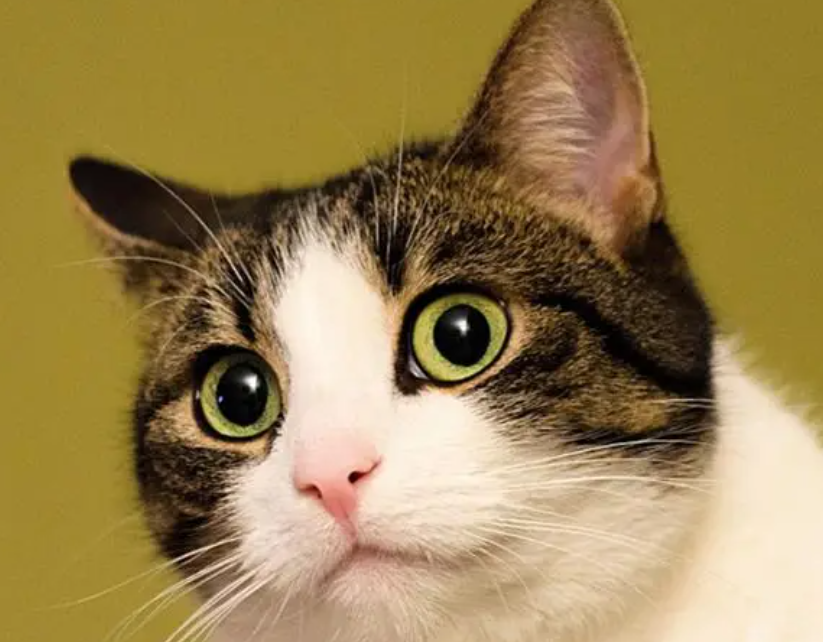
#> input picture 9. 算法复现/Canny/pics/cat.png, 823 x 642 px, found by its file name
$ python gaussian_kernel.py
#> lines starting #> are read from the running program, lines starting #| are printed output that depends on the picture
import numpy as np


def gaussian_kernel(size, sigma=1):
#> called with size = 3, sigma = 1
    k = (size - 1) / 2
    kernel = np.zeros([size, size])
    normal = 1 / (2 * np.pi * sigma ** 2)
    for i in range(1, size + 1):
        for j in range(1, size + 1):
            kernel[i - 1, j - 1] = normal * np.exp(-1 / (2 * sigma ** 2) * ((i - (k + 1)) ** 2 + (j - (k + 1)) ** 2))
    return kernel


if __name__ == '__main__':
    kernel = gaussian_kernel(3, 1)
    import cv2
    img = cv2.imread("./pics/cat.png", 0)
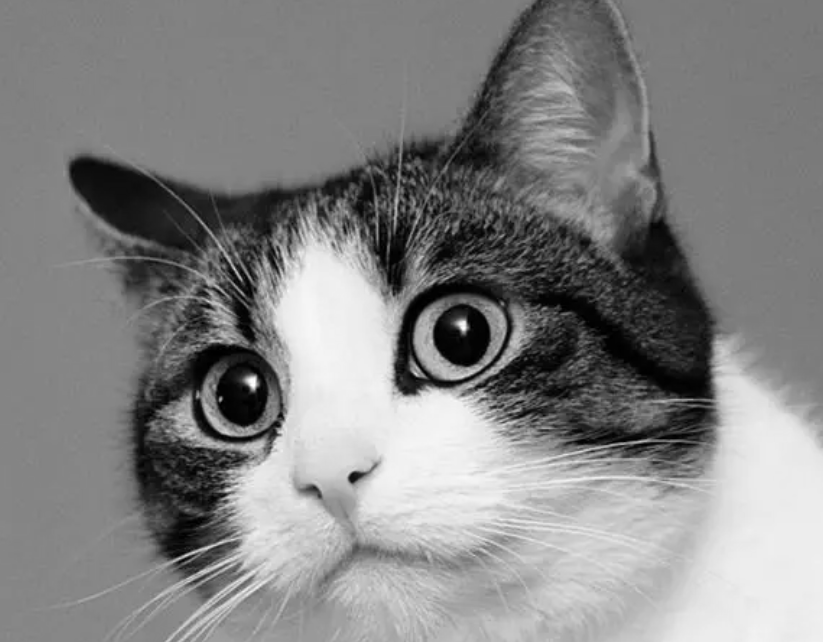
#> img: shape (642, 823); min 0, max 254, mean 131.4
    result = cv2.filter2D(img, -1, kernel)
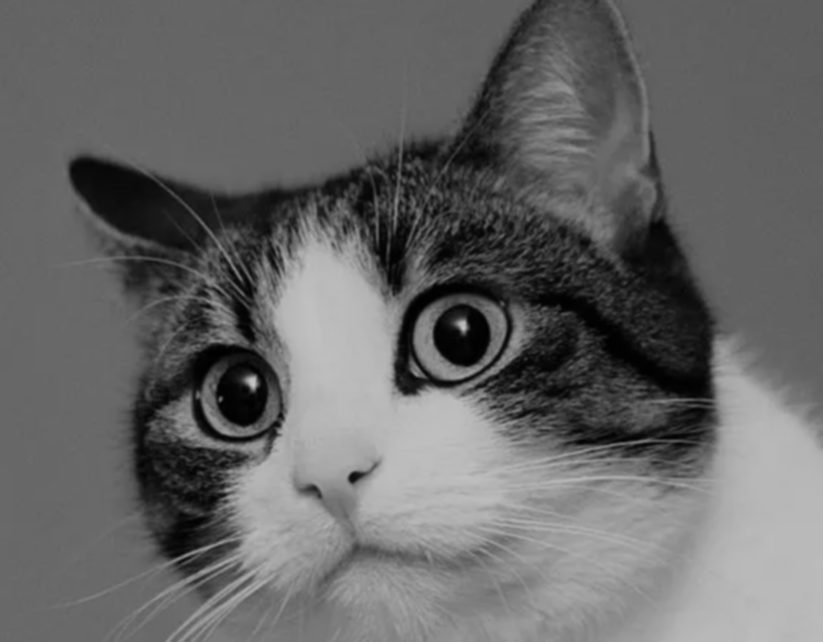
#> result: shape (642, 823); min 0, max 197, mean 102.5

    # 显示原始图像和卷积结果
    cv2.imshow('Original Image', img)
    cv2.imshow('Convolution Result', result)
    cv2.waitKey(0)
    cv2.destroyAllWindows()
